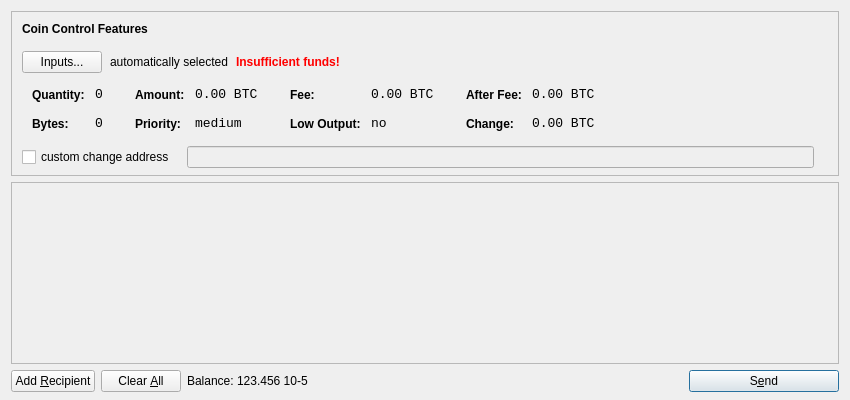
<?xml version="1.0" encoding="UTF-8"?>
<ui version="4.0">
 <class>SendCoinsDialog</class>
 <widget class="QDialog" name="SendCoinsDialog">
  <property name="geometry">
   <rect>
    <x>0</x>
    <y>0</y>
    <width>850</width>
    <height>400</height>
   </rect>
  </property>
  <property name="windowTitle">
   <string>Send Coins</string>
  </property>
  <layout class="QVBoxLayout" name="verticalLayout" stretch="0,1,0">
   <property name="bottomMargin">
    <number>8</number>
   </property>
   <item>
    <widget class="QFrame" name="frameCoinControl">
     <property name="sizePolicy">
      <sizepolicy hsizetype="Expanding" vsizetype="Expanding">
       <horstretch>0</horstretch>
       <verstretch>0</verstretch>
      </sizepolicy>
     </property>
     <property name="maximumSize">
      <size>
       <width>16777215</width>
       <height>16777215</height>
      </size>
     </property>
     <property name="frameShape">
      <enum>QFrame::StyledPanel</enum>
     </property>
     <property name="frameShadow">
      <enum>QFrame::Sunken</enum>
     </property>
     <layout class="QVBoxLayout" name="verticalLayoutCoinControl2">
      <property name="spacing">
       <number>-1</number>
      </property>
      <property name="leftMargin">
       <number>0</number>
      </property>
      <property name="topMargin">
       <number>0</number>
      </property>
      <property name="rightMargin">
       <number>0</number>
      </property>
      <property name="bottomMargin">
       <number>6</number>
      </property>
      <item>
       <layout class="QVBoxLayout" name="verticalLayoutCoinControl" stretch="0,0,0,0,1">
        <property name="spacing">
         <number>0</number>
        </property>
        <property name="leftMargin">
         <number>10</number>
        </property>
        <property name="topMargin">
         <number>10</number>
        </property>
        <item>
         <layout class="QHBoxLayout" name="horizontalLayoutCoinControl1">
          <property name="bottomMargin">
           <number>15</number>
          </property>
          <item>
           <widget class="QLabel" name="labelCoinControlFeatures">
            <property name="sizePolicy">
             <sizepolicy hsizetype="Preferred" vsizetype="Maximum">
              <horstretch>0</horstretch>
              <verstretch>0</verstretch>
             </sizepolicy>
            </property>
            <property name="font">
             <font>
              <weight>75</weight>
              <bold>true</bold>
             </font>
            </property>
            <property name="styleSheet">
             <string notr="true">font-weight:bold;</string>
            </property>
            <property name="text">
             <string>Coin Control Features</string>
            </property>
           </widget>
          </item>
         </layout>
        </item>
        <item>
         <layout class="QHBoxLayout" name="horizontalLayoutCoinControl2" stretch="0,0,0,0">
          <property name="spacing">
           <number>8</number>
          </property>
          <property name="bottomMargin">
           <number>10</number>
          </property>
          <item>
           <widget class="QPushButton" name="pushButtonCoinControl">
            <property name="styleSheet">
             <string notr="true"/>
            </property>
            <property name="text">
             <string>Inputs...</string>
            </property>
           </widget>
          </item>
          <item>
           <widget class="QLabel" name="labelCoinControlAutomaticallySelected">
            <property name="text">
             <string>automatically selected</string>
            </property>
            <property name="margin">
             <number>5</number>
            </property>
           </widget>
          </item>
          <item>
           <widget class="QLabel" name="labelCoinControlInsuffFunds">
            <property name="font">
             <font>
              <weight>75</weight>
              <bold>true</bold>
             </font>
            </property>
            <property name="styleSheet">
             <string notr="true">color:red;font-weight:bold;</string>
            </property>
            <property name="text">
             <string>Insufficient funds!</string>
            </property>
            <property name="margin">
             <number>5</number>
            </property>
           </widget>
          </item>
          <item>
           <spacer name="horizontalSpacerCoinControl">
            <property name="orientation">
             <enum>Qt::Horizontal</enum>
            </property>
            <property name="sizeHint" stdset="0">
             <size>
              <width>40</width>
              <height>1</height>
             </size>
            </property>
           </spacer>
          </item>
         </layout>
        </item>
        <item>
         <widget class="QWidget" name="widgetCoinControl" native="true">
          <property name="sizePolicy">
           <sizepolicy hsizetype="Preferred" vsizetype="Preferred">
            <horstretch>0</horstretch>
            <verstretch>0</verstretch>
           </sizepolicy>
          </property>
          <property name="minimumSize">
           <size>
            <width>0</width>
            <height>0</height>
           </size>
          </property>
          <property name="styleSheet">
           <string notr="true"/>
          </property>
          <layout class="QHBoxLayout" name="horizontalLayoutCoinControl5">
           <property name="margin">
            <number>0</number>
           </property>
           <item>
            <layout class="QHBoxLayout" name="horizontalLayoutCoinControl3" stretch="0,0,0,1">
             <property name="spacing">
              <number>20</number>
             </property>
             <property name="topMargin">
              <number>0</number>
             </property>
             <property name="bottomMargin">
              <number>10</number>
             </property>
             <item>
              <layout class="QFormLayout" name="formLayoutCoinControl1">
               <property name="horizontalSpacing">
                <number>10</number>
               </property>
               <property name="verticalSpacing">
                <number>14</number>
               </property>
               <property name="leftMargin">
                <number>10</number>
               </property>
               <property name="topMargin">
                <number>4</number>
               </property>
               <property name="rightMargin">
                <number>6</number>
               </property>
               <item row="0" column="0">
                <widget class="QLabel" name="labelCoinControlQuantityText">
                 <property name="styleSheet">
                  <string notr="true">font-weight:bold;</string>
                 </property>
                 <property name="text">
                  <string>Quantity:</string>
                 </property>
                 <property name="margin">
                  <number>0</number>
                 </property>
                </widget>
               </item>
               <item row="0" column="1">
                <widget class="QLabel" name="labelCoinControlQuantity">
                 <property name="font">
                  <font>
                   <family>Monospace</family>
                   <pointsize>10</pointsize>
                  </font>
                 </property>
                 <property name="cursor">
                  <cursorShape>IBeamCursor</cursorShape>
                 </property>
                 <property name="contextMenuPolicy">
                  <enum>Qt::ActionsContextMenu</enum>
                 </property>
                 <property name="text">
                  <string notr="true">0</string>
                 </property>
                 <property name="margin">
                  <number>0</number>
                 </property>
                 <property name="textInteractionFlags">
                  <set>Qt::LinksAccessibleByMouse|Qt::TextSelectableByKeyboard|Qt::TextSelectableByMouse</set>
                 </property>
                </widget>
               </item>
               <item row="1" column="0">
                <widget class="QLabel" name="labelCoinControlBytesText">
                 <property name="styleSheet">
                  <string notr="true">font-weight:bold;</string>
                 </property>
                 <property name="text">
                  <string>Bytes:</string>
                 </property>
                </widget>
               </item>
               <item row="1" column="1">
                <widget class="QLabel" name="labelCoinControlBytes">
                 <property name="font">
                  <font>
                   <family>Monospace</family>
                   <pointsize>10</pointsize>
                  </font>
                 </property>
                 <property name="cursor">
                  <cursorShape>IBeamCursor</cursorShape>
                 </property>
                 <property name="contextMenuPolicy">
                  <enum>Qt::ActionsContextMenu</enum>
                 </property>
                 <property name="text">
                  <string notr="true">0</string>
                 </property>
                 <property name="textInteractionFlags">
                  <set>Qt::LinksAccessibleByMouse|Qt::TextSelectableByKeyboard|Qt::TextSelectableByMouse</set>
                 </property>
                </widget>
               </item>
              </layout>
             </item>
             <item>
              <layout class="QFormLayout" name="formLayoutCoinControl2">
               <property name="horizontalSpacing">
                <number>10</number>
               </property>
               <property name="verticalSpacing">
                <number>14</number>
               </property>
               <property name="leftMargin">
                <number>6</number>
               </property>
               <property name="topMargin">
                <number>4</number>
               </property>
               <property name="rightMargin">
                <number>6</number>
               </property>
               <item row="0" column="0">
                <widget class="QLabel" name="labelCoinControlAmountText">
                 <property name="styleSheet">
                  <string notr="true">font-weight:bold;</string>
                 </property>
                 <property name="text">
                  <string>Amount:</string>
                 </property>
                 <property name="margin">
                  <number>0</number>
                 </property>
                </widget>
               </item>
               <item row="0" column="1">
                <widget class="QLabel" name="labelCoinControlAmount">
                 <property name="font">
                  <font>
                   <family>Monospace</family>
                   <pointsize>10</pointsize>
                  </font>
                 </property>
                 <property name="cursor">
                  <cursorShape>IBeamCursor</cursorShape>
                 </property>
                 <property name="contextMenuPolicy">
                  <enum>Qt::ActionsContextMenu</enum>
                 </property>
                 <property name="text">
                  <string notr="true">0.00 BTC</string>
                 </property>
                 <property name="textInteractionFlags">
                  <set>Qt::LinksAccessibleByMouse|Qt::TextSelectableByKeyboard|Qt::TextSelectableByMouse</set>
                 </property>
                </widget>
               </item>
               <item row="1" column="0">
                <widget class="QLabel" name="labelCoinControlPriorityText">
                 <property name="styleSheet">
                  <string notr="true">font-weight:bold;</string>
                 </property>
                 <property name="text">
                  <string>Priority:</string>
                 </property>
                </widget>
               </item>
               <item row="1" column="1">
                <widget class="QLabel" name="labelCoinControlPriority">
                 <property name="font">
                  <font>
                   <family>Monospace</family>
                   <pointsize>10</pointsize>
                  </font>
                 </property>
                 <property name="cursor">
                  <cursorShape>IBeamCursor</cursorShape>
                 </property>
                 <property name="contextMenuPolicy">
                  <enum>Qt::ActionsContextMenu</enum>
                 </property>
                 <property name="text">
                  <string>medium</string>
                 </property>
                 <property name="textInteractionFlags">
                  <set>Qt::LinksAccessibleByMouse|Qt::TextSelectableByKeyboard|Qt::TextSelectableByMouse</set>
                 </property>
                </widget>
               </item>
              </layout>
             </item>
             <item>
              <layout class="QFormLayout" name="formLayoutCoinControl3">
               <property name="horizontalSpacing">
                <number>10</number>
               </property>
               <property name="verticalSpacing">
                <number>14</number>
               </property>
               <property name="leftMargin">
                <number>6</number>
               </property>
               <property name="topMargin">
                <number>4</number>
               </property>
               <property name="rightMargin">
                <number>6</number>
               </property>
               <item row="0" column="0">
                <widget class="QLabel" name="labelCoinControlFeeText">
                 <property name="styleSheet">
                  <string notr="true">font-weight:bold;</string>
                 </property>
                 <property name="text">
                  <string>Fee:</string>
                 </property>
                 <property name="margin">
                  <number>0</number>
                 </property>
                </widget>
               </item>
               <item row="0" column="1">
                <widget class="QLabel" name="labelCoinControlFee">
                 <property name="font">
                  <font>
                   <family>Monospace</family>
                   <pointsize>10</pointsize>
                  </font>
                 </property>
                 <property name="cursor">
                  <cursorShape>IBeamCursor</cursorShape>
                 </property>
                 <property name="contextMenuPolicy">
                  <enum>Qt::ActionsContextMenu</enum>
                 </property>
                 <property name="text">
                  <string notr="true">0.00 BTC</string>
                 </property>
                 <property name="textInteractionFlags">
                  <set>Qt::LinksAccessibleByMouse|Qt::TextSelectableByKeyboard|Qt::TextSelectableByMouse</set>
                 </property>
                </widget>
               </item>
               <item row="1" column="0">
                <widget class="QLabel" name="labelCoinControlLowOutputText">
                 <property name="styleSheet">
                  <string notr="true">font-weight:bold;</string>
                 </property>
                 <property name="text">
                  <string>Low Output:</string>
                 </property>
                </widget>
               </item>
               <item row="1" column="1">
                <widget class="QLabel" name="labelCoinControlLowOutput">
                 <property name="font">
                  <font>
                   <family>Monospace</family>
                   <pointsize>10</pointsize>
                  </font>
                 </property>
                 <property name="cursor">
                  <cursorShape>IBeamCursor</cursorShape>
                 </property>
                 <property name="contextMenuPolicy">
                  <enum>Qt::ActionsContextMenu</enum>
                 </property>
                 <property name="text">
                  <string>no</string>
                 </property>
                 <property name="textInteractionFlags">
                  <set>Qt::LinksAccessibleByMouse|Qt::TextSelectableByKeyboard|Qt::TextSelectableByMouse</set>
                 </property>
                </widget>
               </item>
              </layout>
             </item>
             <item>
              <layout class="QFormLayout" name="formLayoutCoinControl4">
               <property name="horizontalSpacing">
                <number>10</number>
               </property>
               <property name="verticalSpacing">
                <number>14</number>
               </property>
               <property name="leftMargin">
                <number>6</number>
               </property>
               <property name="topMargin">
                <number>4</number>
               </property>
               <property name="rightMargin">
                <number>6</number>
               </property>
               <item row="0" column="0">
                <widget class="QLabel" name="labelCoinControlAfterFeeText">
                 <property name="styleSheet">
                  <string notr="true">font-weight:bold;</string>
                 </property>
                 <property name="text">
                  <string>After Fee:</string>
                 </property>
                 <property name="margin">
                  <number>0</number>
                 </property>
                </widget>
               </item>
               <item row="0" column="1">
                <widget class="QLabel" name="labelCoinControlAfterFee">
                 <property name="font">
                  <font>
                   <family>Monospace</family>
                   <pointsize>10</pointsize>
                  </font>
                 </property>
                 <property name="cursor">
                  <cursorShape>IBeamCursor</cursorShape>
                 </property>
                 <property name="contextMenuPolicy">
                  <enum>Qt::ActionsContextMenu</enum>
                 </property>
                 <property name="text">
                  <string notr="true">0.00 BTC</string>
                 </property>
                 <property name="textInteractionFlags">
                  <set>Qt::LinksAccessibleByMouse|Qt::TextSelectableByKeyboard|Qt::TextSelectableByMouse</set>
                 </property>
                </widget>
               </item>
               <item row="1" column="0">
                <widget class="QLabel" name="labelCoinControlChangeText">
                 <property name="styleSheet">
                  <string notr="true">font-weight:bold;</string>
                 </property>
                 <property name="text">
                  <string>Change:</string>
                 </property>
                </widget>
               </item>
               <item row="1" column="1">
                <widget class="QLabel" name="labelCoinControlChange">
                 <property name="font">
                  <font>
                   <family>Monospace</family>
                   <pointsize>10</pointsize>
                  </font>
                 </property>
                 <property name="cursor">
                  <cursorShape>IBeamCursor</cursorShape>
                 </property>
                 <property name="contextMenuPolicy">
                  <enum>Qt::ActionsContextMenu</enum>
                 </property>
                 <property name="text">
                  <string notr="true">0.00 BTC</string>
                 </property>
                 <property name="textInteractionFlags">
                  <set>Qt::LinksAccessibleByMouse|Qt::TextSelectableByKeyboard|Qt::TextSelectableByMouse</set>
                 </property>
                </widget>
               </item>
              </layout>
             </item>
            </layout>
           </item>
          </layout>
         </widget>
        </item>
        <item>
         <layout class="QHBoxLayout" name="horizontalLayoutCoinControl4" stretch="0,0,0">
          <property name="spacing">
           <number>12</number>
          </property>
          <property name="sizeConstraint">
           <enum>QLayout::SetDefaultConstraint</enum>
          </property>
          <property name="topMargin">
           <number>5</number>
          </property>
          <property name="rightMargin">
           <number>5</number>
          </property>
          <item>
           <widget class="QCheckBox" name="checkBoxCoinControlChange">
            <property name="text">
             <string>custom change address</string>
            </property>
           </widget>
          </item>
          <item>
           <widget class="QLineEdit" name="lineEditCoinControlChange">
            <property name="enabled">
             <bool>false</bool>
            </property>
            <property name="sizePolicy">
             <sizepolicy hsizetype="Expanding" vsizetype="Fixed">
              <horstretch>0</horstretch>
              <verstretch>0</verstretch>
             </sizepolicy>
            </property>
           </widget>
          </item>
          <item>
           <widget class="QLabel" name="labelCoinControlChangeLabel">
            <property name="sizePolicy">
             <sizepolicy hsizetype="Preferred" vsizetype="Expanding">
              <horstretch>0</horstretch>
              <verstretch>0</verstretch>
             </sizepolicy>
            </property>
            <property name="minimumSize">
             <size>
              <width>0</width>
              <height>0</height>
             </size>
            </property>
            <property name="text">
             <string/>
            </property>
            <property name="margin">
             <number>3</number>
            </property>
           </widget>
          </item>
         </layout>
        </item>
        <item>
         <spacer name="verticalSpacerCoinControl">
          <property name="orientation">
           <enum>Qt::Vertical</enum>
          </property>
          <property name="sizeHint" stdset="0">
           <size>
            <width>800</width>
            <height>1</height>
           </size>
          </property>
         </spacer>
        </item>
       </layout>
      </item>
     </layout>
    </widget>
   </item>
   <item>
    <widget class="QScrollArea" name="scrollArea">
     <property name="widgetResizable">
      <bool>true</bool>
     </property>
     <widget class="QWidget" name="scrollAreaWidgetContents">
      <property name="geometry">
       <rect>
        <x>0</x>
        <y>0</y>
        <width>830</width>
        <height>165</height>
       </rect>
      </property>
      <layout class="QVBoxLayout" name="verticalLayout_2">
       <property name="margin">
        <number>0</number>
       </property>
       <item>
        <layout class="QVBoxLayout" name="entries">
         <property name="spacing">
          <number>6</number>
         </property>
        </layout>
       </item>
       <item>
        <spacer name="verticalSpacer">
         <property name="orientation">
          <enum>Qt::Vertical</enum>
         </property>
         <property name="sizeHint" stdset="0">
          <size>
           <width>20</width>
           <height>40</height>
          </size>
         </property>
        </spacer>
       </item>
      </layout>
     </widget>
    </widget>
   </item>
   <item>
    <layout class="QHBoxLayout" name="horizontalLayout">
     <item>
      <widget class="QPushButton" name="addButton">
       <property name="toolTip">
        <string>Send to multiple recipients at once</string>
       </property>
       <property name="text">
        <string>Add &amp;Recipient</string>
       </property>
       <property name="icon">
        <iconset resource="../bitcoin.qrc">
         <normaloff>:/icons/add</normaloff>:/icons/add</iconset>
       </property>
       <property name="autoDefault">
        <bool>false</bool>
       </property>
      </widget>
     </item>
     <item>
      <widget class="QPushButton" name="clearButton">
       <property name="sizePolicy">
        <sizepolicy hsizetype="Minimum" vsizetype="Fixed">
         <horstretch>0</horstretch>
         <verstretch>0</verstretch>
        </sizepolicy>
       </property>
       <property name="toolTip">
        <string>Remove all transaction fields</string>
       </property>
       <property name="text">
        <string>Clear &amp;All</string>
       </property>
       <property name="icon">
        <iconset resource="../bitcoin.qrc">
         <normaloff>:/icons/remove</normaloff>:/icons/remove</iconset>
       </property>
       <property name="autoRepeatDelay">
        <number>300</number>
       </property>
       <property name="autoDefault">
        <bool>false</bool>
       </property>
      </widget>
     </item>
     <item>
      <layout class="QHBoxLayout" name="horizontalLayout_2">
       <property name="spacing">
        <number>3</number>
       </property>
       <item>
        <widget class="QLabel" name="label">
         <property name="text">
          <string>Balance:</string>
         </property>
        </widget>
       </item>
       <item>
        <widget class="QLabel" name="labelBalance">
         <property name="cursor">
          <cursorShape>IBeamCursor</cursorShape>
         </property>
         <property name="text">
          <string>123.456 10-5</string>
         </property>
         <property name="textInteractionFlags">
          <set>Qt::LinksAccessibleByMouse|Qt::TextSelectableByKeyboard|Qt::TextSelectableByMouse</set>
         </property>
        </widget>
       </item>
      </layout>
     </item>
     <item>
      <spacer name="horizontalSpacer">
       <property name="orientation">
        <enum>Qt::Horizontal</enum>
       </property>
       <property name="sizeHint" stdset="0">
        <size>
         <width>40</width>
         <height>20</height>
        </size>
       </property>
      </spacer>
     </item>
     <item>
      <widget class="QPushButton" name="sendButton">
       <property name="minimumSize">
        <size>
         <width>150</width>
         <height>0</height>
        </size>
       </property>
       <property name="toolTip">
        <string>Confirm the send action</string>
       </property>
       <property name="text">
        <string>S&amp;end</string>
       </property>
       <property name="icon">
        <iconset resource="../bitcoin.qrc">
         <normaloff>:/icons/send</normaloff>:/icons/send</iconset>
       </property>
       <property name="default">
        <bool>true</bool>
       </property>
      </widget>
     </item>
    </layout>
   </item>
  </layout>
 </widget>
 <resources>
  <include location="../bitcoin.qrc"/>
 </resources>
 <connections/>
</ui>
